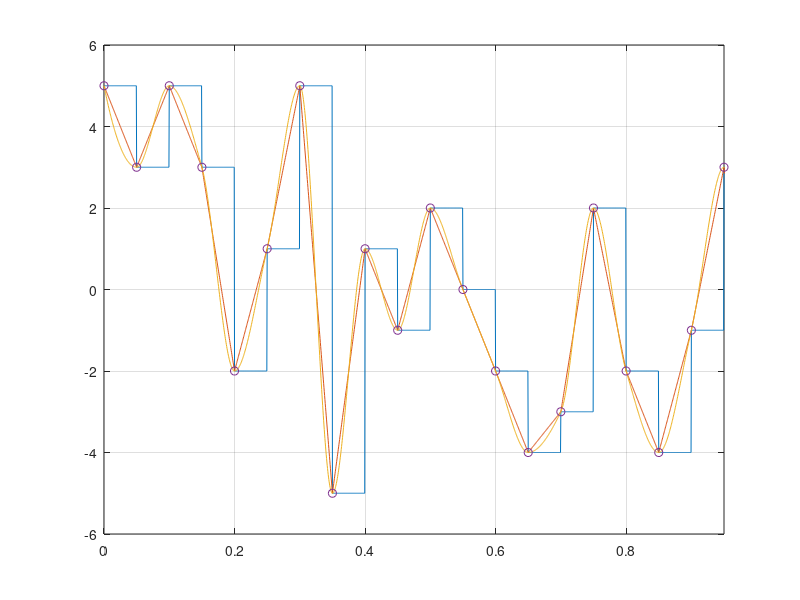

Recreate this plot in MATLAB. (Note: this script raises an error after producing the figure.)
clear; close all;
% LAB 1 - Generacja sygnałów cyfrowych cz.1


%% PRZYKŁADOWE DANE (ZMIEŃ NA WŁAŚCIWE)
Rs=20;           %Prędkość generowania symboli
K=5;             %zakres liczb
N=10000;         %długość wektora
N_fft=4096;      %rozmiar FFT do wyznaczania widmowej gęstości mocy

signal=randi(2*K+1,1,N)-(K+1);
t=(0:N-1)/Rs;

%% Sygnał uzyskany w Zad 1 poddaj operacji interpolacji,

L=100;  %stopień interpolacji
t_int=0:1/(Rs*L):(N-1)/Rs;  

signal_si0=interp1(t,signal,t_int,'previous'); %interpolacja rzędu 0
signal_si1=interp1(t,signal,t_int);            %interpolacja liniowa
signal_si2=interp1(t,signal,t_int,'cubic');    % interpolacja rzędu 3

%% a)

figure(1)
plot(t_int,signal_si0,t_int,signal_si1,t_int,signal_si2,t,signal,'o' );
%axis([ - - -uzupełnić - - -])
xlim([0,19/Rs]);
grid

%% b)	
[S_sig_i0, Freq] = pwelch(signal_si0, N_fft, N_fft/2,  N_fft, Rs*L);
[S_sig_i1, Freq] = pwelch(signal_si1, N_fft, N_fft/2,  N_fft, Rs*L);
[S_sig_i2, Freq] = pwelch(signal_si2, N_fft, N_fft/2,  N_fft, Rs*L);
S_sig_i0dB=10*log10(S_sig_i0);
S_sig_i1dB=10*log10(S_sig_i1);
S_sig_i2dB=10*log10(S_sig_i2);
figure(2)
plot(Freq,S_sig_i0,Freq,S_sig_i1,Freq,S_sig_i2)
axis([0 10*Rs 0 max(S_sig_i2)])
title('wykresy PSD sygnałów zinterpolowanych w dziedzinie częstotliwości – skala liniowa')

figure(3)
plot(Freq,S_sig_i0dB,Freq,S_sig_i1dB,Freq,S_sig_i2dB)
axis([0 10*Rs -100 max(S_sig_i2dB)])
title('wykresy PSD sygnałów zinterpolowanych w dziedzinie częstotliwości – skala decybelowa')

%%%%%%%%%%%%%%%%%%%%%%%%%%%%%
%
% UZUPEŁNIĆ DLA SKALI DECYBELOWEJ
%

%%%%%%%%%%%%%%%%%%%%%%%%%%%%%%

%% c)	

%%%%%%%%%%%%%%%%%%%%%%%%%%%%%
%
% UZUPEŁNIĆ 
%

%%%%%%%%%%%%%%%%%%%%%%%%%%%%%%
s0=trapz (t_int,signal_si0 )
s1=trapz (t_int,signal_si1 )
s2=trapz (t_int,signal_si2 )
